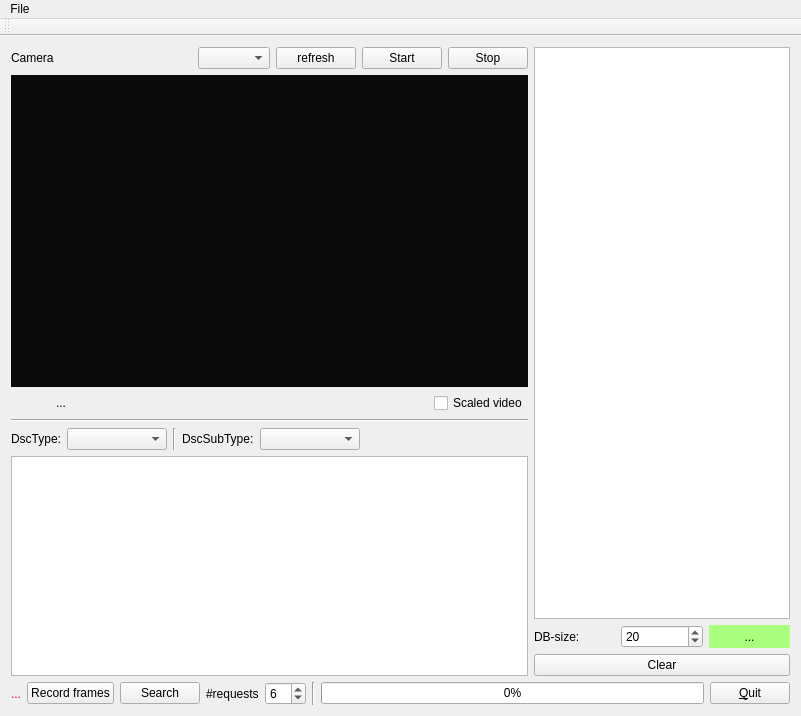
<?xml version="1.0" encoding="UTF-8"?>
<ui version="4.0">
 <class>MainWindow</class>
 <widget class="QMainWindow" name="MainWindow">
  <property name="geometry">
   <rect>
    <x>0</x>
    <y>0</y>
    <width>801</width>
    <height>716</height>
   </rect>
  </property>
  <property name="windowTitle">
   <string>MainWindow</string>
  </property>
  <widget class="QWidget" name="centralWidget">
   <layout class="QVBoxLayout" name="verticalLayout_4">
    <item>
     <layout class="QHBoxLayout" name="horizontalLayout_6">
      <item>
       <layout class="QVBoxLayout" name="verticalLayout_2">
        <item>
         <layout class="QVBoxLayout" name="verticalLayout">
          <item>
           <layout class="QHBoxLayout" name="horizontalLayout_2">
            <item>
             <widget class="QLabel" name="label_2">
              <property name="text">
               <string>Camera</string>
              </property>
             </widget>
            </item>
            <item>
             <spacer name="horizontalSpacer_2">
              <property name="orientation">
               <enum>Qt::Horizontal</enum>
              </property>
              <property name="sizeHint" stdset="0">
               <size>
                <width>40</width>
                <height>20</height>
               </size>
              </property>
             </spacer>
            </item>
            <item>
             <widget class="QComboBox" name="comboBoxCameraList"/>
            </item>
            <item>
             <widget class="QPushButton" name="pushButtonCameraRefresh">
              <property name="text">
               <string>refresh</string>
              </property>
             </widget>
            </item>
            <item>
             <widget class="QPushButton" name="pushButtonCameraStart">
              <property name="text">
               <string>Start</string>
              </property>
             </widget>
            </item>
            <item>
             <widget class="QPushButton" name="pushButtonCameraStop">
              <property name="text">
               <string>Stop</string>
              </property>
             </widget>
            </item>
           </layout>
          </item>
          <item>
           <widget class="QLabel" name="labelCamera">
            <property name="sizePolicy">
             <sizepolicy hsizetype="MinimumExpanding" vsizetype="MinimumExpanding">
              <horstretch>0</horstretch>
              <verstretch>0</verstretch>
             </sizepolicy>
            </property>
            <property name="minimumSize">
             <size>
              <width>0</width>
              <height>200</height>
             </size>
            </property>
            <property name="styleSheet">
             <string notr="true">background-color: rgb(10,10,10);</string>
            </property>
            <property name="text">
             <string/>
            </property>
            <property name="scaledContents">
             <bool>false</bool>
            </property>
            <property name="alignment">
             <set>Qt::AlignCenter</set>
            </property>
           </widget>
          </item>
          <item>
           <layout class="QHBoxLayout" name="horizontalLayout_5">
            <item>
             <widget class="QLabel" name="labelFrameCounter">
              <property name="minimumSize">
               <size>
                <width>100</width>
                <height>0</height>
               </size>
              </property>
              <property name="text">
               <string>...</string>
              </property>
              <property name="alignment">
               <set>Qt::AlignCenter</set>
              </property>
             </widget>
            </item>
            <item>
             <spacer name="horizontalSpacer_4">
              <property name="orientation">
               <enum>Qt::Horizontal</enum>
              </property>
              <property name="sizeHint" stdset="0">
               <size>
                <width>40</width>
                <height>20</height>
               </size>
              </property>
             </spacer>
            </item>
            <item>
             <widget class="QCheckBox" name="checkBoxVideoScaled">
              <property name="text">
               <string>Scaled video</string>
              </property>
             </widget>
            </item>
           </layout>
          </item>
         </layout>
        </item>
        <item>
         <widget class="Line" name="line_2">
          <property name="orientation">
           <enum>Qt::Horizontal</enum>
          </property>
         </widget>
        </item>
        <item>
         <layout class="QHBoxLayout" name="horizontalLayout_3">
          <item>
           <widget class="QLabel" name="label_3">
            <property name="text">
             <string>DscType:</string>
            </property>
           </widget>
          </item>
          <item>
           <widget class="QComboBox" name="comboBoxDscTypes">
            <property name="minimumSize">
             <size>
              <width>100</width>
              <height>0</height>
             </size>
            </property>
           </widget>
          </item>
          <item>
           <widget class="Line" name="line">
            <property name="orientation">
             <enum>Qt::Vertical</enum>
            </property>
           </widget>
          </item>
          <item>
           <widget class="QLabel" name="label_4">
            <property name="text">
             <string>DscSubType:</string>
            </property>
           </widget>
          </item>
          <item>
           <widget class="QComboBox" name="comboBoxDscSubtypes">
            <property name="minimumSize">
             <size>
              <width>100</width>
              <height>0</height>
             </size>
            </property>
           </widget>
          </item>
          <item>
           <spacer name="horizontalSpacer_5">
            <property name="orientation">
             <enum>Qt::Horizontal</enum>
            </property>
            <property name="sizeHint" stdset="0">
             <size>
              <width>40</width>
              <height>20</height>
             </size>
            </property>
           </spacer>
          </item>
         </layout>
        </item>
        <item>
         <widget class="QListWidget" name="listWidget">
          <property name="sizePolicy">
           <sizepolicy hsizetype="Expanding" vsizetype="Minimum">
            <horstretch>0</horstretch>
            <verstretch>0</verstretch>
           </sizepolicy>
          </property>
          <property name="minimumSize">
           <size>
            <width>0</width>
            <height>220</height>
           </size>
          </property>
          <property name="iconSize">
           <size>
            <width>160</width>
            <height>160</height>
           </size>
          </property>
          <property name="viewMode">
           <enum>QListView::IconMode</enum>
          </property>
         </widget>
        </item>
       </layout>
      </item>
      <item>
       <layout class="QVBoxLayout" name="verticalLayout_3">
        <item>
         <widget class="QListView" name="listView">
          <property name="sizePolicy">
           <sizepolicy hsizetype="Minimum" vsizetype="Expanding">
            <horstretch>0</horstretch>
            <verstretch>0</verstretch>
           </sizepolicy>
          </property>
          <property name="minimumSize">
           <size>
            <width>200</width>
            <height>0</height>
           </size>
          </property>
         </widget>
        </item>
        <item>
         <layout class="QHBoxLayout" name="horizontalLayout_4">
          <item>
           <widget class="QLabel" name="label">
            <property name="text">
             <string>DB-size:</string>
            </property>
           </widget>
          </item>
          <item>
           <widget class="QSpinBox" name="spinBox_DBSize">
            <property name="minimum">
             <number>10</number>
            </property>
            <property name="maximum">
             <number>1000</number>
            </property>
            <property name="value">
             <number>20</number>
            </property>
           </widget>
          </item>
          <item>
           <widget class="QLabel" name="label_DBInfo">
            <property name="sizePolicy">
             <sizepolicy hsizetype="Preferred" vsizetype="Preferred">
              <horstretch>0</horstretch>
              <verstretch>0</verstretch>
             </sizepolicy>
            </property>
            <property name="styleSheet">
             <string notr="true">background-color: rgb(170, 255, 127);</string>
            </property>
            <property name="text">
             <string>...</string>
            </property>
            <property name="alignment">
             <set>Qt::AlignCenter</set>
            </property>
           </widget>
          </item>
         </layout>
        </item>
        <item>
         <widget class="QPushButton" name="pushButtonCameraImages">
          <property name="text">
           <string>Clear</string>
          </property>
         </widget>
        </item>
       </layout>
      </item>
     </layout>
    </item>
    <item>
     <layout class="QHBoxLayout" name="horizontalLayout">
      <item>
       <widget class="QLabel" name="labelMessageErrors">
        <property name="styleSheet">
         <string notr="true">color: rgb(255, 0, 4);</string>
        </property>
        <property name="text">
         <string>...</string>
        </property>
       </widget>
      </item>
      <item>
       <widget class="QPushButton" name="pushButton_RecordFrames">
        <property name="text">
         <string>Record frames</string>
        </property>
        <property name="checkable">
         <bool>true</bool>
        </property>
       </widget>
      </item>
      <item>
       <widget class="QPushButton" name="pushButton_Search">
        <property name="text">
         <string>Search</string>
        </property>
        <property name="checkable">
         <bool>true</bool>
        </property>
       </widget>
      </item>
      <item>
       <widget class="QLabel" name="label_5">
        <property name="text">
         <string>#requests</string>
        </property>
       </widget>
      </item>
      <item>
       <widget class="QSpinBox" name="spinBox_SizeSearchRequest">
        <property name="minimum">
         <number>1</number>
        </property>
        <property name="value">
         <number>6</number>
        </property>
       </widget>
      </item>
      <item>
       <widget class="Line" name="line_3">
        <property name="orientation">
         <enum>Qt::Vertical</enum>
        </property>
       </widget>
      </item>
      <item>
       <widget class="QProgressBar" name="progressBar">
        <property name="value">
         <number>0</number>
        </property>
       </widget>
      </item>
      <item>
       <widget class="QPushButton" name="pushButton">
        <property name="text">
         <string>&amp;Quit</string>
        </property>
       </widget>
      </item>
     </layout>
    </item>
   </layout>
  </widget>
  <widget class="QMenuBar" name="menuBar">
   <property name="geometry">
    <rect>
     <x>0</x>
     <y>0</y>
     <width>801</width>
     <height>25</height>
    </rect>
   </property>
   <widget class="QMenu" name="menuFile">
    <property name="title">
     <string>File</string>
    </property>
    <addaction name="action_Quit"/>
   </widget>
   <addaction name="menuFile"/>
  </widget>
  <widget class="QToolBar" name="mainToolBar">
   <attribute name="toolBarArea">
    <enum>TopToolBarArea</enum>
   </attribute>
   <attribute name="toolBarBreak">
    <bool>false</bool>
   </attribute>
  </widget>
  <action name="action_Quit">
   <property name="text">
    <string>&amp;Quit</string>
   </property>
   <property name="shortcut">
    <string>Alt+Q</string>
   </property>
  </action>
 </widget>
 <layoutdefault spacing="6" margin="11"/>
 <resources/>
 <connections>
  <connection>
   <sender>pushButton</sender>
   <signal>clicked()</signal>
   <receiver>MainWindow</receiver>
   <slot>close()</slot>
   <hints>
    <hint type="sourcelabel">
     <x>889</x>
     <y>640</y>
    </hint>
    <hint type="destinationlabel">
     <x>956</x>
     <y>574</y>
    </hint>
   </hints>
  </connection>
 </connections>
</ui>
